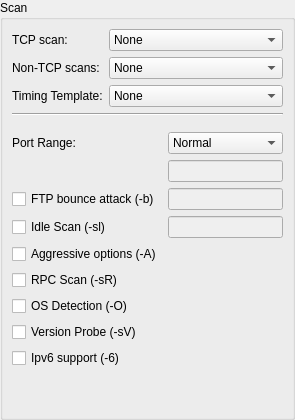
         <widget class="QWidget" name="ScanOptions">
          <property name="autoFillBackground">
           <bool>false</bool>
          </property>
          <layout class="QVBoxLayout" name="verticalLayout">
           <property name="margin">
            <number>0</number>
           </property>
           <item>
            <widget class="QGroupBox" name="groupBox">
             <property name="autoFillBackground">
              <bool>false</bool>
             </property>
             <property name="title">
              <string>Scan</string>
             </property>
             <layout class="QVBoxLayout" name="verticalLayout_8">
              <item>
               <layout class="QGridLayout" name="gridLayout">
                <item row="0" column="1">
                 <widget class="QComboBox" name="comboScanTcp">
                  <property name="sizePolicy">
                   <sizepolicy hsizetype="Expanding" vsizetype="Fixed">
                    <horstretch>0</horstretch>
                    <verstretch>0</verstretch>
                   </sizepolicy>
                  </property>
                  <property name="mouseTracking">
                   <bool>true</bool>
                  </property>
                  <property name="maxVisibleItems">
                   <number>20</number>
                  </property>
                  <item>
                   <property name="text">
                    <string>None</string>
                   </property>
                  </item>
                  <item>
                   <property name="text">
                    <string>TCP Connect Scan (-sT)</string>
                   </property>
                  </item>
                  <item>
                   <property name="text">
                    <string>Ping Sweep (-sP)</string>
                   </property>
                  </item>
                 </widget>
                </item>
                <item row="0" column="0">
                 <widget class="QLabel" name="label_8">
                  <property name="text">
                   <string>TCP scan:</string>
                  </property>
                  <property name="buddy">
                   <cstring>comboScanTcp</cstring>
                  </property>
                 </widget>
                </item>
                <item row="1" column="0">
                 <widget class="QLabel" name="label_2">
                  <property name="text">
                   <string>Non-TCP scans:</string>
                  </property>
                  <property name="buddy">
                   <cstring>comboScanNonTcp</cstring>
                  </property>
                 </widget>
                </item>
                <item row="1" column="1">
                 <widget class="QComboBox" name="comboScanNonTcp">
                  <item>
                   <property name="text">
                    <string>None</string>
                   </property>
                  </item>
                  <item>
                   <property name="text">
                    <string>List Scan (-sL)</string>
                   </property>
                  </item>
                 </widget>
                </item>
                <item row="2" column="1">
                 <widget class="QComboBox" name="comboTiming">
                  <item>
                   <property name="text">
                    <string>None</string>
                   </property>
                  </item>
                  <item>
                   <property name="text">
                    <string>Paranoid Throttling (-T0)</string>
                   </property>
                  </item>
                  <item>
                   <property name="text">
                    <string>Sneaky Throttling (-T1)</string>
                   </property>
                  </item>
                  <item>
                   <property name="text">
                    <string>Polite Throttling (-T2)</string>
                   </property>
                  </item>
                  <item>
                   <property name="text">
                    <string>Normal Throttling (-T3)</string>
                   </property>
                  </item>
                  <item>
                   <property name="text">
                    <string>Aggressive Throttling (-T4)</string>
                   </property>
                  </item>
                  <item>
                   <property name="text">
                    <string>Insane Throttling (-T5)</string>
                   </property>
                  </item>
                 </widget>
                </item>
                <item row="2" column="0">
                 <widget class="QLabel" name="label_10">
                  <property name="text">
                   <string>Timing Template:</string>
                  </property>
                  <property name="buddy">
                   <cstring>comboTiming</cstring>
                  </property>
                 </widget>
                </item>
               </layout>
              </item>
              <item>
               <widget class="Line" name="line">
                <property name="orientation">
                 <enum>Qt::Horizontal</enum>
                </property>
               </widget>
              </item>
              <item>
               <spacer name="verticalSpacer_4">
                <property name="orientation">
                 <enum>Qt::Vertical</enum>
                </property>
                <property name="sizeType">
                 <enum>QSizePolicy::Fixed</enum>
                </property>
                <property name="sizeHint" stdset="0">
                 <size>
                  <width>20</width>
                  <height>10</height>
                 </size>
                </property>
               </spacer>
              </item>
              <item>
               <layout class="QGridLayout" name="gridLayout_3">
                <item row="6" column="0">
                 <widget class="QCheckBox" name="rpcBox">
                  <property name="text">
                   <string>RPC Scan (-sR)</string>
                  </property>
                 </widget>
                </item>
                <item row="7" column="0">
                 <widget class="QCheckBox" name="checkOS">
                  <property name="text">
                   <string>OS Detection (-O)</string>
                  </property>
                 </widget>
                </item>
                <item row="8" column="0">
                 <widget class="QCheckBox" name="versionBox">
                  <property name="text">
                   <string>Version Probe (-sV)</string>
                  </property>
                 </widget>
                </item>
                <item row="9" column="0">
                 <widget class="QCheckBox" name="checkIpv6">
                  <property name="text">
                   <string>Ipv6 support (-6)</string>
                  </property>
                 </widget>
                </item>
                <item row="3" column="0">
                 <widget class="QCheckBox" name="checkFtpBounce">
                  <property name="text">
                   <string>FTP bounce attack (-b)</string>
                  </property>
                 </widget>
                </item>
                <item row="4" column="0">
                 <widget class="QCheckBox" name="checkIdleScan">
                  <property name="text">
                   <string>Idle Scan (-sl)</string>
                  </property>
                 </widget>
                </item>
                <item row="0" column="1">
                 <widget class="QComboBox" name="portCombo">
                  <property name="minimumSize">
                   <size>
                    <width>0</width>
                    <height>0</height>
                   </size>
                  </property>
                  <item>
                   <property name="text">
                    <string>Normal</string>
                   </property>
                  </item>
                  <item>
                   <property name="text">
                    <string>All</string>
                   </property>
                  </item>
                  <item>
                   <property name="text">
                    <string>Most Important</string>
                   </property>
                  </item>
                  <item>
                   <property name="text">
                    <string>Range</string>
                   </property>
                  </item>
                 </widget>
                </item>
                <item row="0" column="0">
                 <widget class="QLabel" name="label_9">
                  <property name="sizePolicy">
                   <sizepolicy hsizetype="Preferred" vsizetype="Preferred">
                    <horstretch>0</horstretch>
                    <verstretch>0</verstretch>
                   </sizepolicy>
                  </property>
                  <property name="text">
                   <string>Port Range:</string>
                  </property>
                  <property name="buddy">
                   <cstring>portCombo</cstring>
                  </property>
                 </widget>
                </item>
                <item row="1" column="1">
                 <widget class="QLineEdit" name="portEdit">
                  <property name="enabled">
                   <bool>false</bool>
                  </property>
                 </widget>
                </item>
                <item row="3" column="1">
                 <widget class="QLineEdit" name="bounceEdit">
                  <property name="enabled">
                   <bool>false</bool>
                  </property>
                 </widget>
                </item>
                <item row="4" column="1">
                 <widget class="QLineEdit" name="lineIdleScan">
                  <property name="enabled">
                   <bool>false</bool>
                  </property>
                 </widget>
                </item>
                <item row="5" column="0">
                 <widget class="QCheckBox" name="checkAggressiveOptions">
                  <property name="text">
                   <string>Aggressive options (-A)</string>
                  </property>
                 </widget>
                </item>
               </layout>
              </item>
              <item>
               <spacer name="verticalSpacer">
                <property name="orientation">
                 <enum>Qt::Vertical</enum>
                </property>
                <property name="sizeHint" stdset="0">
                 <size>
                  <width>20</width>
                  <height>40</height>
                 </size>
                </property>
               </spacer>
              </item>
             </layout>
            </widget>
           </item>
          </layout>
         </widget>
